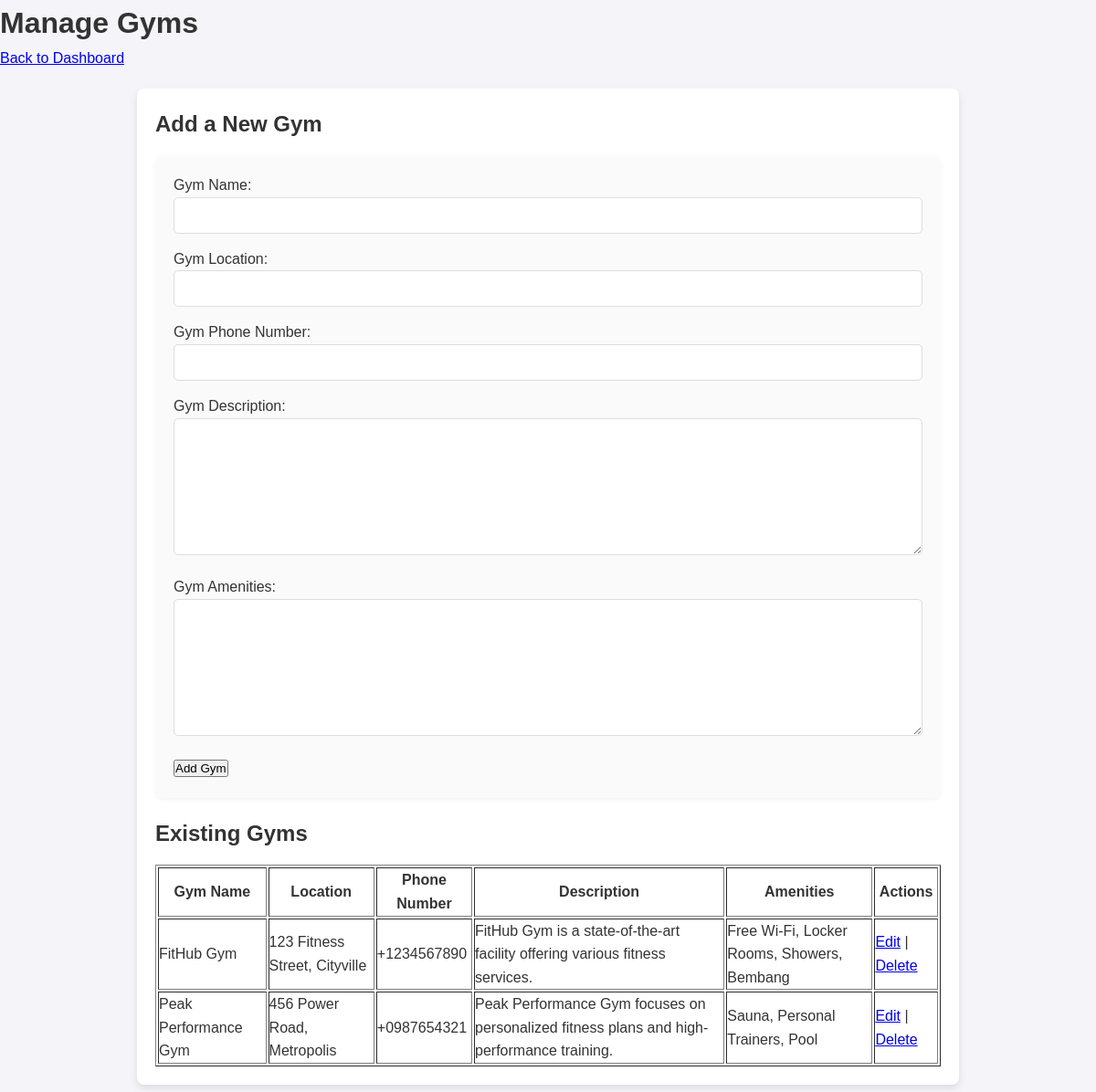
Before: /Super/manage_gyms.php (signed in) with the older database file.
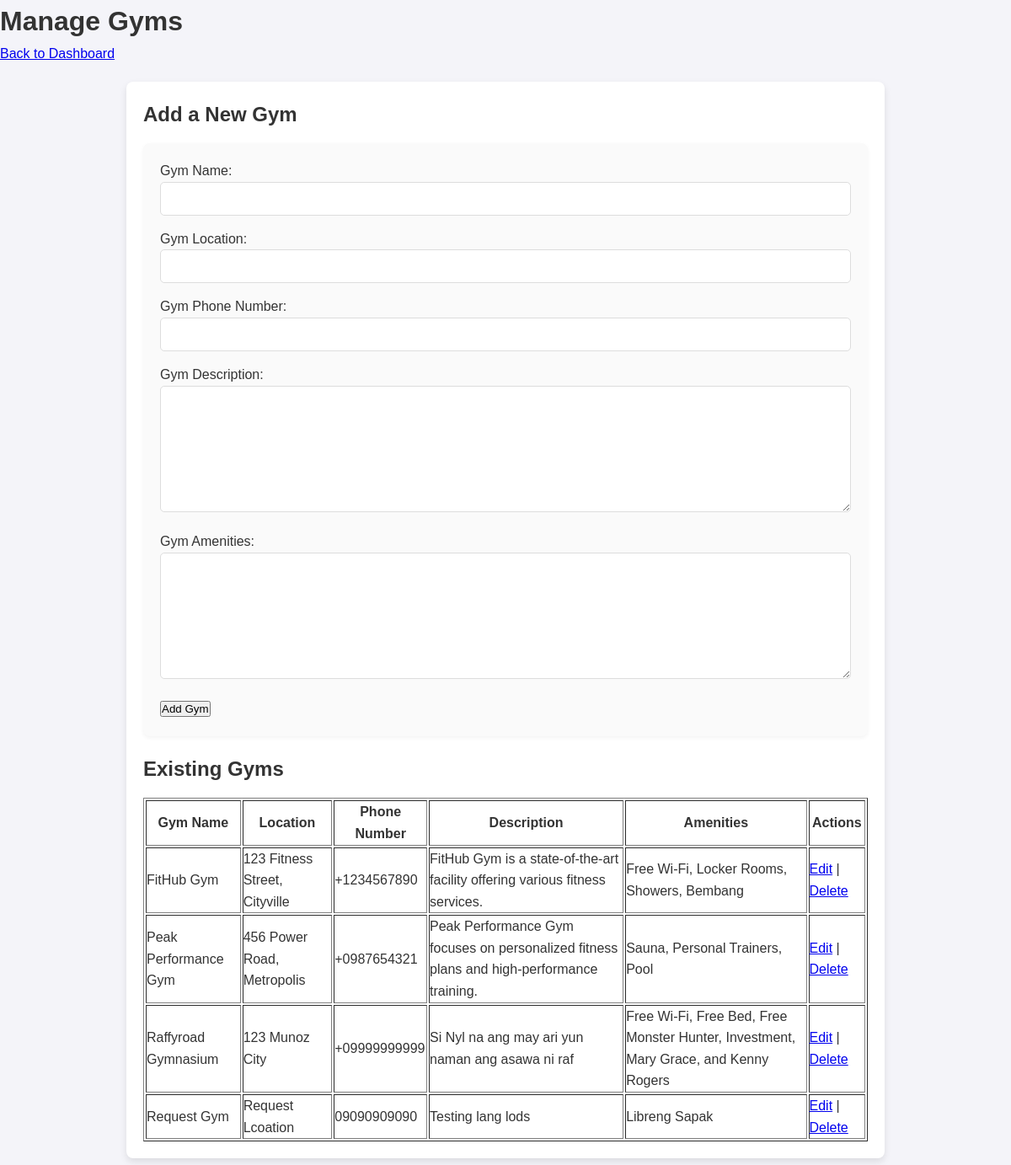
After: the same page with the newer database file.
### tables this page shows
CREATE TABLE `gyms` (
  `gym_id` int(11) NOT NULL,
  `gym_name` varchar(255) NOT NULL,
  `gym_location` varchar(255) NOT NULL,
  `gym_phone_number` varchar(20) NOT NULL,
  `gym_description` text NOT NULL,
  `gym_amenities` text NOT NULL
);

### Super/manage_gyms.php (the view, shortened to what this page needs)
<?php
require 'db_connection.php';
$gyms_query = "SELECT * FROM gyms";
$gyms_result = $db_connection->query($gyms_query);
?>
<!DOCTYPE html>
<html lang="en">
<head>
    <link rel="stylesheet" href="styles.css">
</head>
<body>
    <header>
        <h1>Manage Gyms</h1>
    </header>
    <nav>
        <a href="superadmin_dashboard.php">Back to Dashboard</a>
    </nav>
    <div class="container">
        <div class="card">
            <h3>Add a New Gym</h3>
            <form method="POST" action="">
                <label for="gym_name">Gym Name:</label>
                <input type="text" id="gym_name" name="gym_name" required>
                <label for="gym_location">Gym Location:</label>
                <input type="text" id="gym_location" name="gym_location" required>
                <label for="gym_phone_number">Gym Phone Number:</label>
                <input type="text" id="gym_phone_number" name="gym_phone_number" required>
                <label for="gym_description">Gym Description:</label>
                <textarea id="gym_description" name="gym_description" required></textarea>
                <label for="gym_amenities">Gym Amenities:</label>
                <textarea id="gym_amenities" name="gym_amenities" required></textarea>
                <button type="submit" name="add_gym">Add Gym</button>
            </form>
        </div>
        <div class="card">
            <h3>Existing Gyms</h3>
            <table border="1">
                <tr>
                    <th>Gym Name</th>
                    <th>Location</th>
                    <th>Phone Number</th>
                    <th>Description</th>
                    <th>Amenities</th>
                    <th>Actions</th>
                </tr>
                <?php while ($row = $gyms_result->fetch_assoc()) { ?>
                    <tr>
                        <td><?php echo htmlspecialchars($row['gym_name']); ?></td>
                        <td><?php echo htmlspecialchars($row['gym_location']); ?></td>
                        <td><?php echo htmlspecialchars($row['gym_phone_number']); ?></td>
                        <td><?php echo htmlspecialchars($row['gym_description']); ?></td>
                        <td><?php echo htmlspecialchars($row['gym_amenities']); ?></td>
                        <td>
                            <a href="edit_gym.php?gym_id=<?php echo $row['gym_id']; ?>">Edit</a> |
                            <a href="delete_gym.php?gym_id=<?php echo $row['gym_id']; ?>">Delete</a>
                        </td>
                    </tr>
                <?php } ?>
            </table>
        </div>
    </div>
</body>
</html>

Changed rows visible on the page:
added gyms: gym_name "Raffyroad Gymnasium", gym_location "123 Munoz City", gym_phone_number "+09999999999", gym_description "Si Nyl na ang may ari yun naman ang asawa ni raf", gym_amenities "Free Wi-Fi, Free Bed, Free Monster Hunter, Investment, Mary Grace, and Kenny Rogers"
added gyms: gym_name "Request Gym", gym_location "Request Lcoation", gym_phone_number "09090909090", gym_description "Testing lang lods", gym_amenities "Libreng Sapak"
